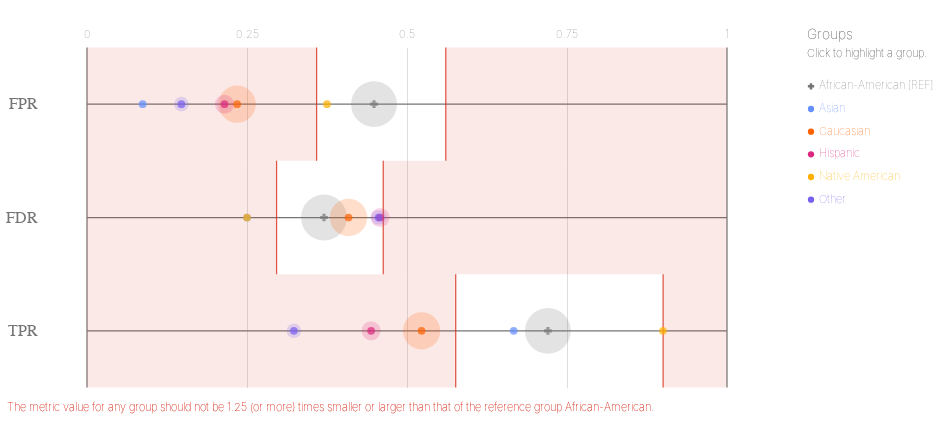

Notebook cell for this chart:
### Code cell
plot.metrics(majority_bdf, METRICS, ATTRIBUTE)

### Figure 1 — Vega-Lite specification as saved in the notebook (floating-point values rounded to 4 significant figures)
{"config": {"view": {"continuousWidth": 400, "continuousHeight": 300, "strokeWidth": 0}, "axisLeft": {"labelColor": "rgb(117,117,117)", "labelFont": "Arial", "labelFontSize": 16}}, "layer": [{"data": {"name": "data-c5b287e18573560343da612219635138"}, "mark": {"type": "rule", "stroke": "rgb(117,117,117)", "strokeWidth": 1.25, "tooltip": ""}, "encoding": {"x": {"type": "quantitative", "field": "start", "scale": {"domain": [0, 1], "range": [80.0, 720.0]}}, "x2": {"field": "end"}, "y": {"type": "nominal", "axis": {"domain": false, "labelAngle": 0, "labelPadding": -30, "orient": "left", "ticks": false, "title": ""}, "field": "y_position", "scale": {"domain": ["FPR", "FDR", "TPR"], "range": [42.5, 382.5]}}}}, {"data": {"name": "data-6cfe259518f6c7b358d8f836a73e6b7f"}, "mark": {"type": "rule", "stroke": "rgb(117,117,117)", "strokeWidth": 1.25, "tooltip": ""}, "encoding": {"x": {"type": "quantitative", "field": "x_position", "scale": {"domain": [0, 1], "range": [80.0, 720.0]}}, "y": {"value": 42.5}, "y2": {"value": 382.5}}}, {"data": {"name": "data-60ed1133fa688d151d36705a369482e0"}, "mark": {"type": "text", "align": "center", "color": "rgb(117,117,117)", "font": "Arial", "fontSize": 11, "fontWeight": 100, "tooltip": ""}, "encoding": {"text": {"type": "nominal", "field": "value"}, "x": {"type": "quantitative", "field": "value", "scale": {"domain": [0, 1], "range": [80.0, 720.0]}}, "y": {"value": 29.75}}}, {"layer": [{"mark": {"type": "rect", "opacity": 0.8, "stroke": "rgb(217, 46, 28)", "strokeWidth": 1.25, "tooltip": ""}, "encoding": {"x": {"type": "quantitative", "field": "lower_threshold_value", "scale": {"domain": [0, 1], "range": [80.0, 720.0]}}, "x2": {"field": "lower_threshold_value"}, "y": {"type": "nominal", "axis": {"domain": false, "grid": false, "labels": false, "ticks": false, "title": " "}, "field": "metric", "scale": {"domain": ["FPR", "FDR", "TPR"], "range": [42.5, 382.5]}}}}, {"mark": {"type": "rect", "opacity": 0.8, "stroke": "rgb(217, 46, 28)", "strokeWidth": 1.25, "tooltip": ""}, "encoding": {"x": {"type": "quantitative", "field": "upper_threshold_value", "scale": {"domain": [0, 1], "range": [80.0, 720.0]}}, "x2": {"field": "upper_threshold_value"}, "y": {"type": "nominal", "axis": {"domain": false, "grid": false, "labels": false, "ticks": false, "title": " "}, "field": "metric", "scale": {"domain": ["FPR", "FDR", "TPR"], "range": [42.5, 382.5]}}}}, {"layer": [{"mark": {"type": "rect", "fill": "rgb(217, 46, 28)", "opacity": 0.1, "tooltip": ""}, "encoding": {"x": {"type": "quantitative", "field": "lower_threshold_value", "scale": {"domain": [0, 1], "range": [80.0, 720.0]}}, "x2": {"field": "lower_end"}, "y": {"type": "nominal", "axis": {"domain": false, "grid": false, "labels": false, "ticks": false, "title": " "}, "field": "metric", "scale": {"domain": ["FPR", "FDR", "TPR"], "range": [42.5, 382.5]}}}}, {"mark": {"type": "rect", "fill": "rgb(217, 46, 28)", "opacity": 0.1, "tooltip": ""}, "encoding": {"x": {"type": "quantitative", "field": "upper_threshold_value", "scale": {"domain": [0, 1], "range": [80.0, 720.0]}}, "x2": {"field": "upper_end"}, "y": {"type": "nominal", "axis": {"domain": false, "grid": false, "labels": false, "ticks": false, "title": " "}, "field": "metric", "scale": {"domain": ["FPR", "FDR", "TPR"], "range": [42.5, 382.5]}}}}]}, {"data": {"name": "data-79dd248bdaa0ea02c535240e8ad022c8"}, "mark": {"type": "text", "align": "left", "baseline": "top", "fill": "rgb(217, 46, 28)", "font": "Arial", "fontSize": 11, "fontWeight": 100, "tooltip": ""}, "encoding": {"text": {"value": "The metric value for any group should not be 1.25 (or more) times smaller or larger than that of the reference group African-American."}, "x": {"value": 0}, "y": {"value": 396.7}}}], "data": {"name": "data-8b249cd4fa10c5a7437f81793d581f60"}}, {"layer": [{"mark": "circle"}, {"data": {"name": "data-2212780b1f478cf24ed134466f6e26ca"}, "mark": {"type": "circle", "opacity": 0.2}, "encoding": {"color": {"condition": {"type": "nominal", "field": "attribute_value", "legend": null, "scale": {"domain": ["African-American", "Asian", "Caucasian", "Hispanic", "Native American", "Other"], "range": ["rgb(117,117,117)", "rgb(100, 143, 255)", "rgb(254, 97, 0)", "rgb(220, 38, 127)", "rgb(255, 176, 0)", "rgb(120, 94, 240)"]}, "selection": "selector009"}, "value": "rgb(224,224,224)"}, "size": {"type": "quantitative", "field": "group_size", "legend": null, "scale": {"domain": [0, 4435.0], "range": [0, 2522.0]}}, "tooltip": [{"type": "nominal", "field": "attribute_value", "title": "Group"}, {"type": "nominal", "field": "tooltip_group_size", "title": "Group Size"}, {"type": "nominal", "field": "tooltip_disparity_explanation_fpr", "title": "Disparity"}, {"type": "quantitative", "field": "fpr", "format": ".2f", "title": "FPR"}], "x": {"type": "quantitative", "axis": {"domain": false, "labels": false, "ticks": false, "title": null, "values": [0.25, 0.5, 0.75]}, "field": "fpr", "scale": {"domain": [0, 1], "range": [80.0, 720.0]}}, "y": {"type": "nominal", "axis": {"domain": false, "grid": false, "labels": false, "ticks": false, "title": " "}, "field": "metric_variable", "scale": {"domain": ["FPR", "FDR", "TPR"], "range": [42.5, 382.5]}}}, "selection": {"selector011": {"type": "multi", "empty": "all", "fields": ["attribute_value"]}}, "transform": [{"calculate": "'FPR'", "as": "metric_variable"}]}, {"data": {"name": "data-2212780b1f478cf24ed134466f6e26ca"}, "mark": {"type": "circle", "opacity": 0.2}, "encoding": {"color": {"condition": {"type": "nominal", "field": "attribute_value", "legend": null, "scale": {"domain": ["African-American", "Asian", "Caucasian", "Hispanic", "Native American", "Other"], "range": ["rgb(117,117,117)", "rgb(100, 143, 255)", "rgb(254, 97, 0)", "rgb(220, 38, 127)", "rgb(255, 176, 0)", "rgb(120, 94, 240)"]}, "selection": "selector009"}, "value": "rgb(224,224,224)"}, "size": {"type": "quantitative", "field": "group_size", "legend": null, "scale": {"domain": [0, 4435.0], "range": [0, 2522.0]}}, "tooltip": [{"type": "nominal", "field": "attribute_value", "title": "Group"}, {"type": "nominal", "field": "tooltip_group_size", "title": "Group Size"}, {"type": "nominal", "field": "tooltip_disparity_explanation_fdr", "title": "Disparity"}, {"type": "quantitative", "field": "fdr", "format": ".2f", "title": "FDR"}], "x": {"type": "quantitative", "axis": {"domain": false, "labels": false, "ticks": false, "title": null, "values": [0.25, 0.5, 0.75]}, "field": "fdr", "scale": {"domain": [0, 1], "range": [80.0, 720.0]}}, "y": {"type": "nominal", "axis": {"domain": false, "grid": false, "labels": false, "ticks": false, "title": " "}, "field": "metric_variable", "scale": {"domain": ["FPR", "FDR", "TPR"], "range": [42.5, 382.5]}}}, "selection": {"selector013": {"type": "multi", "empty": "all", "fields": ["attribute_value"]}}, "transform": [{"calculate": "'FDR'", "as": "metric_variable"}]}, {"data": {"name": "data-2212780b1f478cf24ed134466f6e26ca"}, "mark": {"type": "circle", "opacity": 0.2}, "encoding": {"color": {"condition": {"type": "nominal", "field": "attribute_value", "legend": null, "scale": {"domain": ["African-American", "Asian", "Caucasian", "Hispanic", "Native American", "Other"], "range": ["rgb(117,117,117)", "rgb(100, 143, 255)", "rgb(254, 97, 0)", "rgb(220, 38, 127)", "rgb(255, 176, 0)", "rgb(120, 94, 240)"]}, "selection": "selector009"}, "value": "rgb(224,224,224)"}, "size": {"type": "quantitative", "field": "group_size", "legend": null, "scale": {"domain": [0, 4435.0], "range": [0, 2522.0]}}, "tooltip": [{"type": "nominal", "field": "attribute_value", "title": "Group"}, {"type": "nominal", "field": "tooltip_group_size", "title": "Group Size"}, {"type": "nominal", "field": "tooltip_disparity_explanation_tpr", "title": "Disparity"}, {"type": "quantitative", "field": "tpr", "format": ".2f", "title": "TPR"}], "x": {"type": "quantitative", "axis": {"domain": false, "labels": false, "ticks": false, "title": null, "values": [0.25, 0.5, 0.75]}, "field": "tpr", "scale": {"domain": [0, 1], "range": [80.0, 720.0]}}, "y": {"type": "nominal", "axis": {"domain": false, "grid": false, "labels": false, "ticks": false, "title": " "}, "field": "metric_variable", "scale": {"domain": ["FPR", "FDR", "TPR"], "range": [42.5, 382.5]}}}, "selection": {"selector015": {"type": "multi", "empty": "all", "fields": ["attribute_value"]}}, "transform": [{"calculate": "'TPR'", "as": "metric_variable"}]}, {"layer": [{"mark": "point"}, {"data": {"name": "data-2212780b1f478cf24ed134466f6e26ca"}, "mark": {"type": "point", "filled": true, "size": 60}, "encoding": {"color": {"condition": {"type": "nominal", "field": "attribute_value", "legend": null, "scale": {"domain": ["African-American", "Asian", "Caucasian", "Hispanic", "Native American", "Other"], "range": ["rgb(117,117,117)", "rgb(100, 143, 255)", "rgb(254, 97, 0)", "rgb(220, 38, 127)", "rgb(255, 176, 0)", "rgb(120, 94, 240)"]}, "selection": "selector009"}, "value": "rgb(224,224,224)"}, "shape": {"type": "nominal", "field": "attribute_value", "legend": null, "scale": {"domain": ["African-American", "Asian", "Caucasian", "Hispanic", "Native American", "Other"], "range": ["cross", "circle", "circle", "circle", "circle", "circle"]}}, "tooltip": [{"type": "nominal", "field": "attribute_value", "title": "Group"}, {"type": "nominal", "field": "tooltip_group_size", "title": "Group Size"}, {"type": "nominal", "field": "tooltip_disparity_explanation_fpr", "title": "Disparity"}, {"type": "quantitative", "field": "fpr", "format": ".2f", "title": "FPR"}], "x": {"type": "quantitative", "axis": {"domain": false, "labels": false, "ticks": false, "title": null, "values": [0.25, 0.5, 0.75]}, "field": "fpr", "scale": {"domain": [0, 1], "range": [80.0, 720.0]}}, "y": {"type": "nominal", "axis": {"domain": false, "grid": false, "labels": false, "ticks": false, "title": " "}, "field": "metric_variable", "scale": {"domain": ["FPR", "FDR", "TPR"], "range": [42.5, 382.5]}}}, "selection": {"selector010": {"type": "multi", "empty": "all", "fields": ["attribute_value"]}}, "transform": [{"calculate": "'FPR'", "as": "metric_variable"}]}, {"data": {"name": "data-2212780b1f478cf24ed134466f6e26ca"}, "mark": {"type": "point", "filled": true, "size": 60}, "encoding": {"color": {"condition": {"type": "nominal", "field": "attribute_value", "legend": null, "scale": {"domain": ["African-American", "Asian", "Caucasian", "Hispanic", "Native American", "Other"], "range": ["rgb(117,117,117)", "rgb(100, 143, 255)", "rgb(254, 97, 0)", "rgb(220, 38, 127)", "rgb(255, 176, 0)", "rgb(120, 94, 240)"]}, "selection": "selector009"}, "value": "rgb(224,224,224)"}, "shape": {"type": "nominal", "field": "attribute_value", "legend": null, "scale": {"domain": ["African-American", "Asian", "Caucasian", "Hispanic", "Native American", "Other"], "range": ["cross", "circle", "circle", "circle", "circle", "circle"]}}, "tooltip": [{"type": "nominal", "field": "attribute_value", "title": "Group"}, {"type": "nominal", "field": "tooltip_group_size", "title": "Group Size"}, {"type": "nominal", "field": "tooltip_disparity_explanation_fdr", "title": "Disparity"}, {"type": "quantitative", "field": "fdr", "format": ".2f", "title": "FDR"}], "x": {"type": "quantitative", "axis": {"domain": false, "labels": false, "ticks": false, "title": null, "values": [0.25, 0.5, 0.75]}, "field": "fdr", "scale": {"domain": [0, 1], "range": [80.0, 720.0]}}, "y": {"type": "nominal", "axis": {"domain": false, "grid": false, "labels": false, "ticks": false, "title": " "}, "field": "metric_variable", "scale": {"domain": ["FPR", "FDR", "TPR"], "range": [42.5, 382.5]}}}, "selection": {"selector012": {"type": "multi", "empty": "all", "fields": ["attribute_value"]}}, "transform": [{"calculate": "'FDR'", "as": "metric_variable"}]}, {"data": {"name": "data-2212780b1f478cf24ed134466f6e26ca"}, "mark": {"type": "point", "filled": true, "size": 60}, "encoding": {"color": {"condition": {"type": "nominal", "field": "attribute_value", "legend": null, "scale": {"domain": ["African-American", "Asian", "Caucasian", "Hispanic", "Native American", "Other"], "range": ["rgb(117,117,117)", "rgb(100, 143, 255)", "rgb(254, 97, 0)", "rgb(220, 38, 127)", "rgb(255, 176, 0)", "rgb(120, 94, 240)"]}, "selection": "selector009"}, "value": "rgb(224,224,224)"}, "shape": {"type": "nominal", "field": "attribute_value", "legend": null, "scale": {"domain": ["African-American", "Asian", "Caucasian", "Hispanic", "Native American", "Other"], "range": ["cross", "circle", "circle", "circle", "circle", "circle"]}}, "tooltip": [{"type": "nominal", "field": "attribute_value", "title": "Group"}, {"type": "nominal", "field": "tooltip_group_size", "title": "Group Size"}, {"type": "nominal", "field": "tooltip_disparity_explanation_tpr", "title": "Disparity"}, {"type": "quantitative", "field": "tpr", "format": ".2f", "title": "TPR"}], "x": {"type": "quantitative", "axis": {"domain": false, "labels": false, "ticks": false, "title": null, "values": [0.25, 0.5, 0.75]}, "field": "tpr", "scale": {"domain": [0, 1], "range": [80.0, 720.0]}}, "y": {"type": "nominal", "axis": {"domain": false, "grid": false, "labels": false, "ticks": false, "title": " "}, "field": "metric_variable", "scale": {"domain": ["FPR", "FDR", "TPR"], "range": [42.5, 382.5]}}}, "selection": {"selector014": {"type": "multi", "empty": "all", "fields": ["attribute_value"]}}, "transform": [{"calculate": "'TPR'", "as": "metric_variable"}]}]}]}, {"layer": [{"mark": {"type": "point", "filled": true, "opacity": 1, "size": 39.48}, "encoding": {"color": {"condition": {"type": "nominal", "field": "attribute_value", "legend": null, "scale": {"domain": ["African-American", "Asian", "Caucasian", "Hispanic", "Native American", "Other"], "range": ["rgb(117,117,117)", "rgb(100, 143, 255)", "rgb(254, 97, 0)", "rgb(220, 38, 127)", "rgb(255, 176, 0)", "rgb(120, 94, 240)"]}, "selection": "selector009"}, "value": "rgb(224,224,224)"}, "shape": {"type": "nominal", "field": "attribute_value", "legend": null, "scale": {"domain": ["African-American", "Asian", "Caucasian", "Hispanic", "Native American", "Other"], "range": ["cross", "circle", "circle", "circle", "circle", "circle"]}}, "x": {"value": 804}, "y": {"type": "nominal", "axis": {"domain": false, "grid": false, "labels": false, "ticks": false, "title": " "}, "field": "attribute_value", "scale": {"domain": ["African-American", "Asian", "Caucasian", "Hispanic", "Native American", "Other"], "range": [70, 206]}}}, "selection": {"selector009": {"type": "multi", "empty": "all", "fields": ["attribute_value"]}}}, {"mark": {"type": "text", "align": "left", "baseline": "middle", "font": "Arial", "fontSize": 11, "fontWeight": 100}, "encoding": {"color": {"condition": {"type": "nominal", "field": "attribute_value", "legend": null, "scale": {"domain": ["African-American", "Asian", "Caucasian", "Hispanic", "Native American", "Other"], "range": ["rgb(117,117,117)", "rgb(100, 143, 255)", "rgb(254, 97, 0)", "rgb(220, 38, 127)", "rgb(255, 176, 0)", "rgb(120, 94, 240)"]}, "selection": "selector009"}, "value": "rgb(224,224,224)"}, "text": {"type": "nominal", "field": "label"}, "x": {"value": 812}, "y": {"type": "nominal", "axis": {"domain": false, "grid": false, "labels": false, "ticks": false, "title": " "}, "field": "attribute_value", "scale": {"domain": ["African-American", "Asian", "Caucasian", "Hispanic", "Native American", "Other"], "range": [70, 206]}}}, "selection": {"selector016": {"type": "multi", "empty": "all", "fields": ["attribute_value"]}}}, {"data": {"name": "data-79dd248bdaa0ea02c535240e8ad022c8"}, "mark": {"type": "text", "align": "left", "baseline": "middle", "color": "rgb(117,117,117)", "font": "Arial", "fontSize": 11, "fontWeight": 100}, "encoding": {"text": {"value": "Click to highlight a group."}, "x": {"value": 800}, "y": {"value": 49}}}, {"data": {"name": "data-79dd248bdaa0ea02c535240e8ad022c8"}, "mark": {"type": "text", "align": "left", "baseline": "middle", "color": "rgb(117,117,117)", "font": "Arial", "fontSize": 14, "fontWeight": 100}, "encoding": {"text": {"value": "Groups"}, "x": {"value": 800}, "y": {"value": 30}}}], "data": {"name": "data-33fedf0748abb2f8c0c839126e3451ef"}}], "height": 425, "resolve": {"scale": {"size": "independent", "y": "independent"}}, "width": 800, "$schema": "https://vega.github.io/schema/vega-lite/v4.8.1.json", "datasets": {"data-c5b287e18573560343da612219635138": [{"y_position": "FPR", "start": 0, "end": 1}, {"y_position": "FDR", "start": 0, "end": 1}, {"y_position": "TPR", "start": 0, "end": 1}], "data-6cfe259518f6c7b358d8f836a73e6b7f": [{"x_position": 0}, {"x_position": 1}], "data-60ed1133fa688d151d36705a369482e0": [{"value": 0.0}, {"value": 0.25}, {"value": 0.5}, {"value": 0.75}, {"value": 1.0}], "data-8b249cd4fa10c5a7437f81793d581f60": [{"lower_end": 0, "upper_end": 1, "lower_threshold_value": 0.3588, "upper_threshold_value": 0.5606, "metric": "FPR"}, {"lower_end": 0, "upper_end": 1, "lower_threshold_value": 0.2962, "upper_threshold_value": 0.4629, "metric": "FDR"}, {"lower_end": 0, "upper_end": 1, "lower_threshold_value": 0.5761, "upper_threshold_value": 0.9002, "metric": "TPR"}], "data-79dd248bdaa0ea02c535240e8ad022c8": [{"a": 1, "b": 0}, {"a": 1, "b": 0}], "data-2212780b1f478cf24ed134466f6e26ca": [{"attribute_name": "race", "attribute_value": "African-American", "group_size": 3696, "total_entities": 7214, "fpr": 0.4485, "fdr": 0.3703, "tpr": 0.7201, "fpr_disparity": 1.0, "fdr_disparity": 1.0, "tpr_disparity": 1.0, "fpr_disparity_scaled": 0.0, "fdr_disparity_scaled": 0.0, "tpr_disparity_scaled": 0.0, "tooltip_group_size": "3,696 (51.23%)", "tooltip_disparity_explanation_fpr": "Reference group", "tooltip_disparity_explanation_fdr": "Reference group", "tooltip_disparity_explanation_tpr": "Reference group"}, {"attribute_name": "race", "attribute_value": "Asian", "group_size": 32, "total_entities": 7214, "fpr": 0.08696, "fdr": 0.25, "tpr": 0.6667, "fpr_disparity": 0.1939, "fdr_disparity": 0.6752, "tpr_disparity": 0.9257, "fpr_disparity_scaled": -4.157, "fdr_disparity_scaled": -0.4811, "tpr_disparity_scaled": -0.08022, "tooltip_group_size": "32 (0.44%)", "tooltip_disparity_explanation_fpr": "5.16 times smaller FPR than the reference group", "tooltip_disparity_explanation_fdr": "1.48 times smaller FDR than the reference group", "tooltip_disparity_explanation_tpr": "1.08 times smaller TPR than the reference group"}, {"attribute_name": "race", "attribute_value": "Caucasian", "group_size": 2454, "total_entities": 7214, "fpr": 0.2345, "fdr": 0.4087, "tpr": 0.5228, "fpr_disparity": 0.523, "fdr_disparity": 1.104, "tpr_disparity": 0.7259, "fpr_disparity_scaled": -0.9121, "fdr_disparity_scaled": 0.1036, "tpr_disparity_scaled": -0.3775, "tooltip_group_size": "2,454 (34.02%)", "tooltip_disparity_explanation_fpr": "1.91 times smaller FPR than the reference group", "tooltip_disparity_explanation_fdr": "1.10 times larger FDR than the reference group", "tooltip_disparity_explanation_tpr": "1.38 times smaller TPR than the reference group"}, {"attribute_name": "race", "attribute_value": "Hispanic", "group_size": 637, "total_entities": 7214, "fpr": 0.2148, "fdr": 0.4579, "tpr": 0.444, "fpr_disparity": 0.479, "fdr_disparity": 1.237, "tpr_disparity": 0.6165, "fpr_disparity_scaled": -1.088, "fdr_disparity_scaled": 0.2366, "tpr_disparity_scaled": -0.6221, "tooltip_group_size": "637 (8.83%)", "tooltip_disparity_explanation_fpr": "2.09 times smaller FPR than the reference group", "tooltip_disparity_explanation_fdr": "1.24 times larger FDR than the reference group", "tooltip_disparity_explanation_tpr": "1.62 times smaller TPR than the reference group"}, {"attribute_name": "race", "attribute_value": "Native American", "group_size": 18, "total_entities": 7214, "fpr": 0.375, "fdr": 0.25, "tpr": 0.9, "fpr_disparity": 0.8362, "fdr_disparity": 0.6752, "tpr_disparity": 1.25, "fpr_disparity_scaled": -0.1959, "fdr_disparity_scaled": -0.4811, "tpr_disparity_scaled": 0.2497, "tooltip_group_size": "18 (0.25%)", "tooltip_disparity_explanation_fpr": "1.20 times smaller FPR than the reference group", "tooltip_disparity_explanation_fdr": "1.48 times smaller FDR than the reference group", "tooltip_disparity_explanation_tpr": "1.25 times larger TPR than the reference group"}, {"attribute_name": "race", "attribute_value": "Other", "group_size": 377, "total_entities": 7214, "fpr": 0.1475, "fdr": 0.4557, "tpr": 0.3233, "fpr_disparity": 0.329, "fdr_disparity": 1.231, "tpr_disparity": 0.4489, "fpr_disparity_scaled": -2.04, "fdr_disparity_scaled": 0.2307, "tpr_disparity_scaled": -1.227, "tooltip_group_size": "377 (5.23%)", "tooltip_disparity_explanation_fpr": "3.04 times smaller FPR than the reference group", "tooltip_disparity_explanation_fdr": "1.23 times larger FDR than the reference group", "tooltip_disparity_explanation_tpr": "2.23 times smaller TPR than the reference group"}], "data-33fedf0748abb2f8c0c839126e3451ef": [{"attribute_value": "African-American", "label": "African-American [REF]"}, {"attribute_value": "Asian", "label": "Asian"}, {"attribute_value": "Caucasian", "label": "Caucasian"}, {"attribute_value": "Hispanic", "label": "Hispanic"}, {"attribute_value": "Native American", "label": "Native American"}, {"attribute_value": "Other", "label": "Other"}]}}
